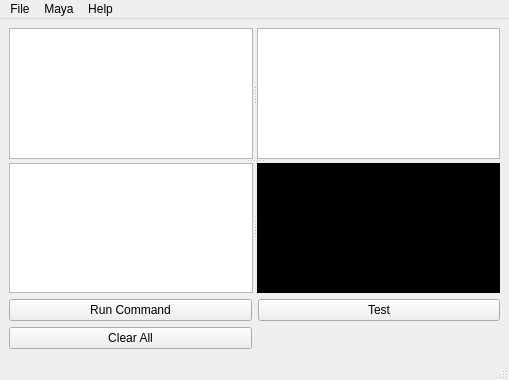
<?xml version="1.0" encoding="UTF-8"?>
<ui version="4.0">
 <class>MainWindow</class>
 <widget class="QMainWindow" name="MainWindow">
  <property name="geometry">
   <rect>
    <x>0</x>
    <y>0</y>
    <width>509</width>
    <height>380</height>
   </rect>
  </property>
  <property name="windowTitle">
   <string>Batch Executor</string>
  </property>
  <widget class="QWidget" name="centralwidget">
   <layout class="QVBoxLayout" name="verticalLayout">
    <item>
     <widget class="QSplitter" name="splitter_3">
      <property name="orientation">
       <enum>Qt::Vertical</enum>
      </property>
      <widget class="QSplitter" name="splitter">
       <property name="orientation">
        <enum>Qt::Horizontal</enum>
       </property>
       <widget class="QListWidget" name="lw_tasks"/>
       <widget class="QListWidget" name="lw_files">
        <property name="selectionMode">
         <enum>QAbstractItemView::ExtendedSelection</enum>
        </property>
        <property name="selectionRectVisible">
         <bool>true</bool>
        </property>
       </widget>
      </widget>
      <widget class="QSplitter" name="splitter_2">
       <property name="orientation">
        <enum>Qt::Horizontal</enum>
       </property>
       <widget class="QListView" name="lv_progress"/>
       <widget class="QPlainTextEdit" name="pte_log">
        <property name="contextMenuPolicy">
         <enum>Qt::CustomContextMenu</enum>
        </property>
        <property name="styleSheet">
         <string notr="true">color: rgb(255, 255, 255);
background-color: rgb(0, 0, 0);</string>
        </property>
        <property name="plainText">
         <string/>
        </property>
       </widget>
      </widget>
     </widget>
    </item>
    <item>
     <layout class="QGridLayout" name="gridLayout">
      <item row="1" column="0">
       <widget class="QPushButton" name="b_clear">
        <property name="text">
         <string>Clear All</string>
        </property>
       </widget>
      </item>
      <item row="0" column="0">
       <widget class="QPushButton" name="b_execute">
        <property name="text">
         <string>Run Command</string>
        </property>
       </widget>
      </item>
      <item row="0" column="1">
       <widget class="QPushButton" name="b_test">
        <property name="text">
         <string>Test</string>
        </property>
       </widget>
      </item>
     </layout>
    </item>
   </layout>
  </widget>
  <widget class="QMenuBar" name="menubar">
   <property name="geometry">
    <rect>
     <x>0</x>
     <y>0</y>
     <width>509</width>
     <height>21</height>
    </rect>
   </property>
   <widget class="QMenu" name="menuFile">
    <property name="tearOffEnabled">
     <bool>false</bool>
    </property>
    <property name="title">
     <string>File</string>
    </property>
    <addaction name="actionExit_2"/>
   </widget>
   <widget class="QMenu" name="menuMaya">
    <property name="title">
     <string>Maya</string>
    </property>
    <addaction name="actionMayapy"/>
    <addaction name="actionMayabatch"/>
    <addaction name="actionRender"/>
   </widget>
   <widget class="QMenu" name="menuHelp">
    <property name="title">
     <string>Help</string>
    </property>
    <addaction name="actionHelp"/>
    <addaction name="actionVersion"/>
   </widget>
   <addaction name="menuFile"/>
   <addaction name="menuMaya"/>
   <addaction name="menuHelp"/>
  </widget>
  <widget class="QStatusBar" name="statusbar"/>
  <action name="actionExit">
   <property name="text">
    <string>Exit</string>
   </property>
  </action>
  <action name="actionExit_2">
   <property name="text">
    <string>Exit</string>
   </property>
  </action>
  <action name="actionMaya2018">
   <property name="checkable">
    <bool>true</bool>
   </property>
   <property name="text">
    <string>Maya2018</string>
   </property>
  </action>
  <action name="actionMaya2020">
   <property name="checkable">
    <bool>true</bool>
   </property>
   <property name="text">
    <string>Maya2020</string>
   </property>
  </action>
  <action name="actionMaya2023">
   <property name="checkable">
    <bool>true</bool>
   </property>
   <property name="checked">
    <bool>true</bool>
   </property>
   <property name="text">
    <string>Maya2023</string>
   </property>
  </action>
  <action name="action2022">
   <property name="checkable">
    <bool>true</bool>
   </property>
   <property name="checked">
    <bool>true</bool>
   </property>
   <property name="text">
    <string>2022</string>
   </property>
  </action>
  <action name="action2024">
   <property name="checkable">
    <bool>true</bool>
   </property>
   <property name="text">
    <string>2024</string>
   </property>
  </action>
  <action name="action2023">
   <property name="checkable">
    <bool>true</bool>
   </property>
   <property name="checked">
    <bool>false</bool>
   </property>
   <property name="text">
    <string>2023</string>
   </property>
  </action>
  <action name="actionHelp">
   <property name="text">
    <string>Help</string>
   </property>
  </action>
  <action name="actionVersion">
   <property name="text">
    <string>Version</string>
   </property>
  </action>
  <action name="actionMayabatch">
   <property name="checkable">
    <bool>true</bool>
   </property>
   <property name="checked">
    <bool>false</bool>
   </property>
   <property name="enabled">
    <bool>false</bool>
   </property>
   <property name="text">
    <string>Mayabatch</string>
   </property>
  </action>
  <action name="actionMayapy">
   <property name="checkable">
    <bool>true</bool>
   </property>
   <property name="checked">
    <bool>true</bool>
   </property>
   <property name="text">
    <string>Mayapy</string>
   </property>
  </action>
  <action name="actionRender">
   <property name="checkable">
    <bool>true</bool>
   </property>
   <property name="enabled">
    <bool>false</bool>
   </property>
   <property name="text">
    <string>Render</string>
   </property>
  </action>
 </widget>
 <resources/>
 <connections/>
</ui>
